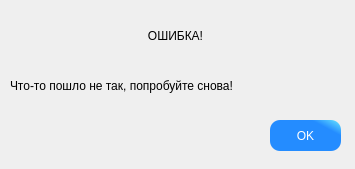
<?xml version="1.0" encoding="UTF-8"?>
<ui version="4.0">
 <class>erorr_wind</class>
 <widget class="QDialog" name="erorr_wind">
  <property name="geometry">
   <rect>
    <x>0</x>
    <y>0</y>
    <width>355</width>
    <height>169</height>
   </rect>
  </property>
  <property name="minimumSize">
   <size>
    <width>355</width>
    <height>169</height>
   </size>
  </property>
  <property name="maximumSize">
   <size>
    <width>355</width>
    <height>169</height>
   </size>
  </property>
  <property name="windowTitle">
   <string>ОШИБКА</string>
  </property>
  <property name="windowIcon">
   <iconset>
    <normaloff>:/error/dop/error.png</normaloff>:/error/dop/error.png</iconset>
  </property>
  <widget class="QPushButton" name="ok_btn">
   <property name="geometry">
    <rect>
     <x>270</x>
     <y>120</y>
     <width>71</width>
     <height>31</height>
    </rect>
   </property>
   <property name="styleSheet">
    <string notr="true">QPushButton{
     background-color: qlineargradient(spread:pad, x1:0.75, y1:0.204545, x2:1, y2:0, stop:0 rgba(36, 140, 255, 255), stop:1 rgba(106, 232, 255, 255));
     border-style: outset;
     border-radius: 10px;
     font: 10pt &quot;Times New Roman&quot;;
	 color:white;
 }

QPushButton:hover{
     background-color:qlineargradient(spread:pad, x1:0, y1:0, x2:1, y2:0, stop:0 rgba(0, 171, 0, 255), stop:1 rgba(255, 255, 255, 255));
     border-style: inset;
     font: 12pt &quot;Times New Roman&quot;;
	 color:black;
 }</string>
   </property>
   <property name="text">
    <string>OK</string>
   </property>
  </widget>
  <widget class="QLabel" name="label_main">
   <property name="geometry">
    <rect>
     <x>0</x>
     <y>0</y>
     <width>351</width>
     <height>71</height>
    </rect>
   </property>
   <property name="styleSheet">
    <string notr="true">font: 75 16pt &quot;Times New Roman&quot;;</string>
   </property>
   <property name="text">
    <string>ОШИБКА!</string>
   </property>
   <property name="alignment">
    <set>Qt::AlignCenter</set>
   </property>
  </widget>
  <widget class="QLabel" name="label_dscr_of_error">
   <property name="geometry">
    <rect>
     <x>10</x>
     <y>50</y>
     <width>331</width>
     <height>71</height>
    </rect>
   </property>
   <property name="styleSheet">
    <string notr="true">font: 75 14pt &quot;Times New Roman&quot;;</string>
   </property>
   <property name="text">
    <string>Что-то пошло не так, попробуйте снова!</string>
   </property>
   <property name="alignment">
    <set>Qt::AlignLeading|Qt::AlignLeft|Qt::AlignVCenter</set>
   </property>
   <property name="wordWrap">
    <bool>true</bool>
   </property>
  </widget>
  <widget class="QLabel" name="label">
   <property name="geometry">
    <rect>
     <x>70</x>
     <y>5</y>
     <width>51</width>
     <height>51</height>
    </rect>
   </property>
   <property name="text">
    <string/>
   </property>
   <property name="pixmap">
    <pixmap resource="../../images/images.qrc">:/dop/dop/error.png</pixmap>
   </property>
   <property name="scaledContents">
    <bool>true</bool>
   </property>
  </widget>
 </widget>
 <resources>
  <include location="../../images/images.qrc"/>
 </resources>
 <connections>
  <connection>
   <sender>ok_btn</sender>
   <signal>clicked()</signal>
   <receiver>erorr_wind</receiver>
   <slot>close()</slot>
   <hints>
    <hint type="sourcelabel">
     <x>305</x>
     <y>135</y>
    </hint>
    <hint type="destinationlabel">
     <x>177</x>
     <y>84</y>
    </hint>
   </hints>
  </connection>
 </connections>
</ui>
